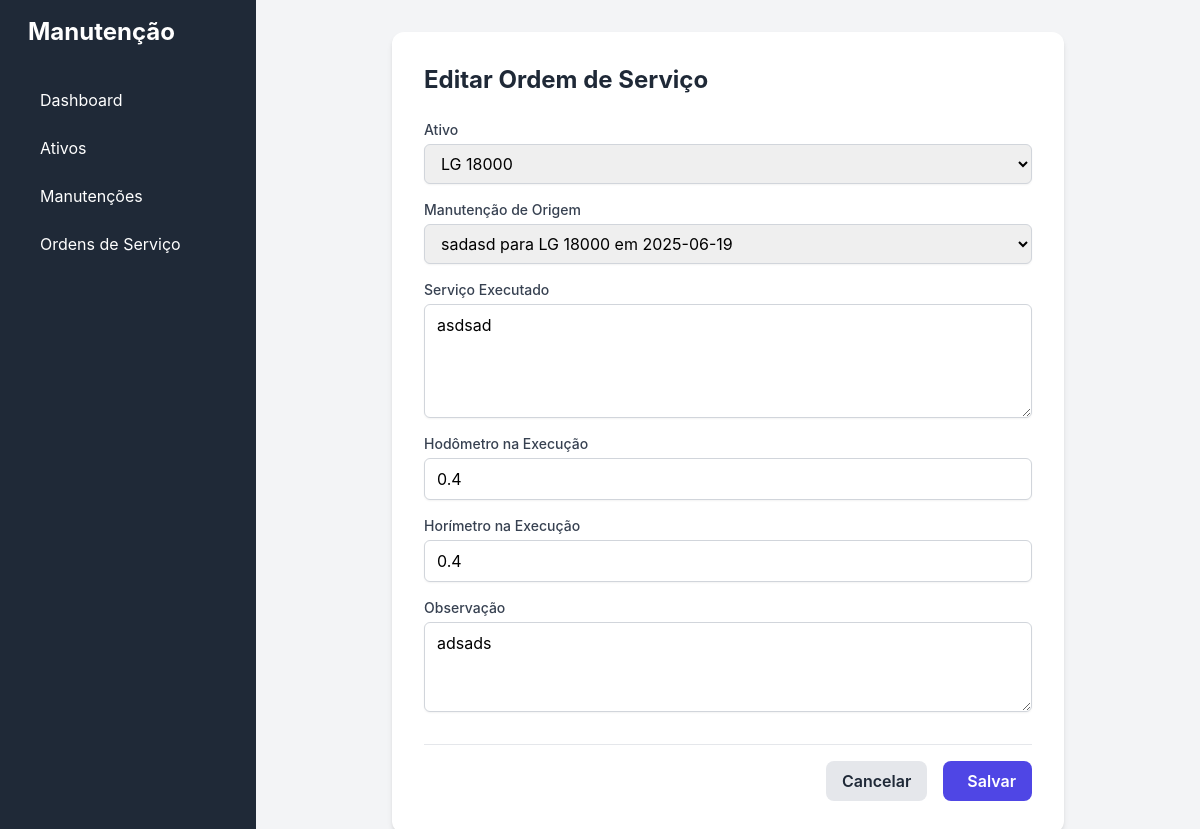
Screenshot of /ordens-servico/1/editar/ with the database file from the repository.
### manutencao_app/models.py (models this page shows, shortened)
class OrdemServico(models.Model):
    ativo = models.ForeignKey(
        Ativo,
        on_delete=models.PROTECT, # Usar PROTECT para não apagar OS se o ativo for deletado
        related_name='ordens_servico',
        verbose_name="Ativo"
    )
    manutencao_origem = models.ForeignKey(
        ManutencaoProgramada,
        on_delete=models.SET_NULL, # Se a programação for deletada, não apagar a OS
        null=True,
        blank=True,
        related_name='ordem_servico_executada',
        verbose_name="Manutenção de Origem"
    )
    data = models.DateTimeField(auto_now_add=True, verbose_name="Data de Abertura")
    servico = models.TextField(verbose_name="Serviço Executado")
    hodometro_atual = models.FloatField(verbose_name="Hodômetro na Execução")
    horimetro_atual = models.FloatField(verbose_name="Horímetro na Execução")
    observacao = models.TextField(blank=True, null=True, verbose_name="Observação")
    class Meta:
        verbose_name = "Ordem de Serviço"
        verbose_name_plural = "Ordens de Serviço"
        ordering = ['-data'] # Ordenar da mais recente para a mais antiga por padrão

### manutencao_app/views.py (the view)
# urls.py: path('ordens-servico/<int:pk>/editar/', updateViewOrdemServico.as_view(), name='ordem_servico_update'),
class updateViewOrdemServico(UpdateView):
    model = OrdemServico
    form_class = OrdemServicoForm
    template_name = 'ordens_servico/ordem_servico_form.html'
    success_url = reverse_lazy('ordem_servico_list')
    def get(self, request, *args, **kwargs):
        if request.headers.get('x-requested-with') == 'XMLHttpRequest':
            self.object = self.get_object()
            form = self.get_form()
            return render(request, 'ordens_servico/partials/ordem_servico_form_modal.html', {'form': form, 'object': self.object})
        return super().get(request, *args, **kwargs)

### manutencao_app/forms.py
class OrdemServicoForm(forms.ModelForm):
    class Meta:
        model = OrdemServico
        fields = ['ativo', 'manutencao_origem', 'servico', 'hodometro_atual', 'horimetro_atual', 'observacao']
        widgets = {
            'ativo': forms.Select(attrs={'class': 'form-select'}),
            'manutencao_origem': forms.Select(attrs={'class': 'form-select'}),
            'servico': forms.Textarea(attrs={'rows': 4, 'placeholder': 'Descreva os serviços realizados...'}),
            'hodometro_atual': forms.NumberInput(attrs={'step': '0.1'}),
            'horimetro_atual': forms.NumberInput(attrs={'step': '0.1'}),
            'observacao': forms.Textarea(attrs={'rows': 3}),
        }
    def __init__(self, *args, **kwargs):
        super().__init__(*args, **kwargs)
        self.fields['manutencao_origem'].required = False

### manutencao_app/models.py (called while the page is built)
    def __str__(self):
        return self.descricao

    def __str__(self):
        return f"{self.servico} para {self.ativo.descricao} em {self.data_programada}"

### manutencao_app/templates/ordens_servico/ordem_servico_form.html (shortened to what this page needs)
{% extends 'base.html' %}
{% load widget_tweaks %}
{% block content %}
<div class="bg-white p-6 md:p-8 rounded-xl shadow-md max-w-2xl mx-auto">
    <h2 class="text-2xl font-bold text-gray-800 mb-6">
        {% if object %}
            Editar Ordem de Serviço
        {% else %}
            Adicionar Nova Ordem de Serviço
        {% endif %}
    </h2>
    <form method="post">
        <div class="space-y-4">
            {% for field in form %}
            <div>
                <label for="{{ field.id_for_label }}" class="block text-sm font-medium text-gray-700">{{ field.label }}</label>
                {% render_field field class="mt-1 block w-full px-3 py-2 border border-gray-300 rounded-md shadow-sm focus:outline-none focus:ring-indigo-500 focus:border-indigo-500" %}
            </div>
            {% endfor %}
        </div>
        <div class="mt-8 flex justify-end gap-4 border-t pt-4">
            <a href="{% url 'ordem_servico_list' %}" class="bg-gray-200 text-gray-800 px-4 py-2 rounded-lg font-semibold hover:bg-gray-300 transition-colors">
                Cancelar
            </a>
            <button type="submit" class="bg-indigo-600 text-white px-4 py-2 rounded-lg font-semibold hover:bg-indigo-700 transition-colors flex items-center gap-2">
                 Salvar
            </button>
        </div>
    </form>
</div>
{% endblock %}

### manutencao_app/templates/base.html (style rules this page uses)
body { font-family: 'Inter', sans-serif; }

### rows the page displays
OrdemServico: ativo "LG 18000" "sadasd para LG 18000 em 2025-06-19" "asdsad" "0.4" "0.4" "adsads"

### other values shown
{{ field.label }} "Ativo" "Manutenção de Origem" "Serviço Executado" "Hodômetro na Execução" "Horímetro na Execução" "Observação"
